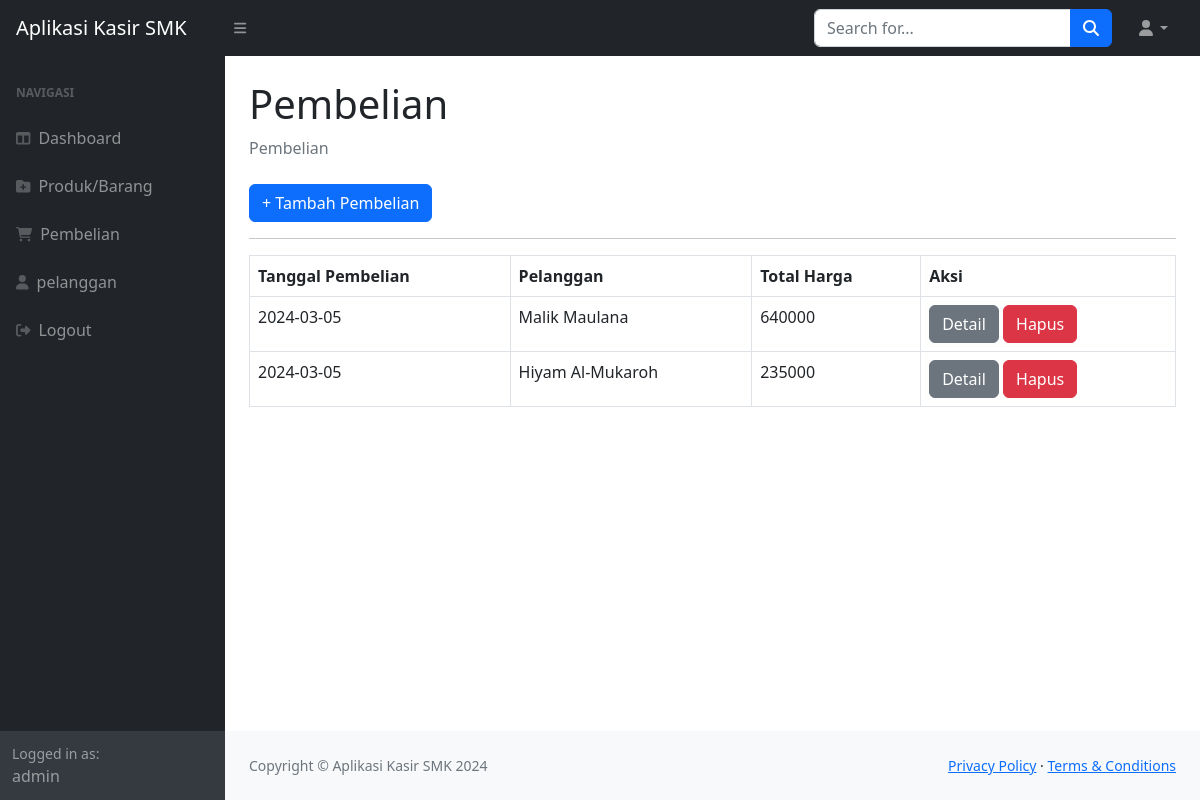
Page /index.php?page=pembelian (signed in) on the committed database.
### tables this page shows
CREATE TABLE `penjualan` (
  `idpenjualan` int(11) NOT NULL,
  `tanggalpenjualan` date DEFAULT NULL,
  `totalharga` int(11) DEFAULT NULL,
  `idpelanggan` int(11) DEFAULT NULL
);

CREATE TABLE `pelanggan` (
  `idpelanggan` int(11) NOT NULL,
  `namapelanggan` varchar(255) DEFAULT NULL,
  `alamat` text DEFAULT NULL,
  `nomortelepon` varchar(225) DEFAULT NULL
);

### pembelian.php (the view)
<div class="container-fluid px-4">
                        <h1 class="mt-4">Pembelian</h1>
                        <ol class="breadcrumb mb-4">
                            <li class="breadcrumb-item active">Pembelian</li>
                        </ol>
                        <a href="?page=pembelian_tambah" class="btn btn-primary"> + Tambah Pembelian</a>
                        <hr>
                        <table class="table table-bordered">
                            <tr>
                                <th>Tanggal Pembelian</th>
                                <th>Pelanggan</th>
                                <th>Total Harga</th>
                                <th>Aksi</th>
                            </tr>
                            <?php
                                $query = mysqli_query($koneksi, "SELECT*FROM penjualan LEFT JOIN pelanggan on pelanggan.idpelanggan = penjualan.idpelanggan");
                                while($data = mysqli_fetch_array($query)){
                                    ?>
                                    <tr>
                                        <td><?php echo $data['tanggalpenjualan'] ?></td>
                                         <td><?php echo $data['namapelanggan'] ?></td>
                                        <td><?php echo $data['totalharga'] ?></td>
                                        <td>
                                        <a href="?page=pembelian_detail&&id=<?php echo $data['idpenjualan']; ?>" class="btn btn-secondary">Detail</a>
                                        <a href="?page=penjualan_hapus&&id=<?php echo $data['idpenjualan']; ?>" class="btn btn-danger">Hapus</a>
                                        </td>
                                    </tr>
                                    <?php
                                }
                            ?>
                        </table>
</div>

### rows in the picture
penjualan: tanggalpenjualan "2024-03-05", idpelanggan.namapelanggan "Malik Maulana", totalharga "640000"
penjualan: tanggalpenjualan "2024-03-05", idpelanggan.namapelanggan "Hiyam Al-Mukaroh", totalharga "235000"

### other values in the picture
$_SESSION['user']['nama'] "admin"
